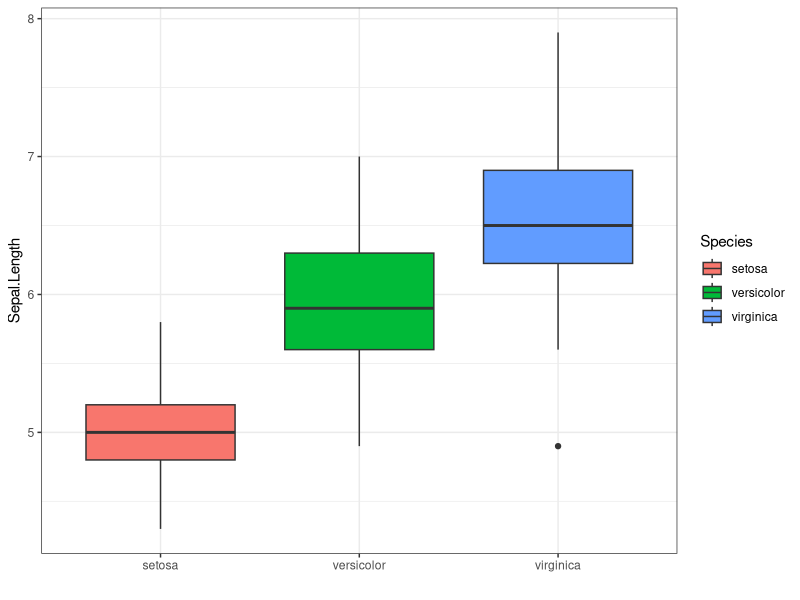

R code for this plot:

# package -----------------------------------------------------------------
library(tidyverse)


# data --------------------------------------------------------------------
data(iris)


# figure ------------------------------------------------------------------
g = ggplot(data = iris, aes(x = Species, y = Sepal.Length, fill = Species))
b = stat_boxplot()
labs = labs(x="", y="Sepal.Length")
g+b+labs+theme_bw()